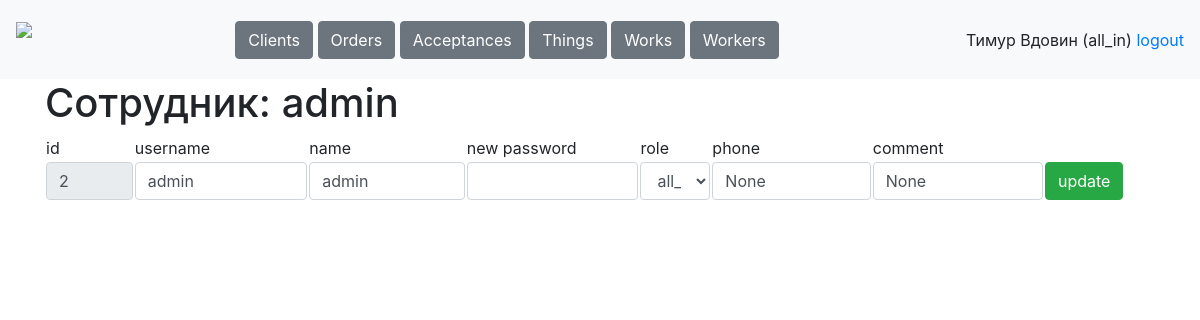
/tables/workers/2 (signed in), run on the app's committed database.
### data/tables.py (models this page shows, shortened)
class Worker(db_session.SqlAlchemyBase, SerializerMixin, UserMixin):
    __tablename__ = 'workers'
    id = Column(sqlalchemy.Integer, primary_key=True, autoincrement=True)
    username = Column(sqlalchemy.String, nullable=True)
    name = Column(sqlalchemy.String, nullable=True)
    password = Column(sqlalchemy.String, nullable=True)
    role = Column(sqlalchemy.String, nullable=True)
    phone = Column(sqlalchemy.String, nullable=True)
    comment = Column(sqlalchemy.String, nullable=True)
    works = orm.relationship('Work', back_populates='worker')
    acceptances = orm.relationship('Acceptance', back_populates='worker')

### main.py (the view)
@app.route('/tables/workers/<int:worker_id>', methods=['GET', 'POST'])
@stuff.login_and_role_required(current_user, '/tables/worker')
def worker(worker_id):
    if request.method == 'GET':
        return render_template('worker.html', user=current_user,
                               this_user=stuff.get_entry('workers', worker_id))
    elif request.method == 'POST':
        stuff.update_entry('workers', request.form)
        return redirect(f'/tables/workers')

### main.py (called while the page is built)
@login_manager.user_loader
def load_user(worker_id):
    db_sess = stuff.db_sess
    worker = db_sess.query(Worker).get(worker_id)
    return worker

### stuff.py (called while the page is built)
def is_role_acceptable(role, page):
    return True

def login_and_role_required(current_user, page):
    def wrapper(f):
        @wraps(f)
        def decorated_function(*args, **kwargs):
            if current_user.is_authenticated:
                if is_role_acceptable(current_user.role, page):
                    return f(*args, **kwargs)
                return redirect('/dashboard')
            resp = redirect('/login')
            return resp
        return decorated_function
    return wrapper

def get_entry(table, entry_id):
    if table == 'clients':
        return db_sess.query(Client).get(entry_id)
    elif table == 'orders':
        return db_sess.query(Order).get(entry_id)
    elif table == 'acceptances':
        return db_sess.query(Acceptance).get(entry_id)
    elif table == 'things':
        return db_sess.query(Thing).get(entry_id)
    elif table == 'works':
        return db_sess.query(Work).get(entry_id)
    elif table == 'workers':
        return db_sess.query(Worker).get(entry_id)

### templates/worker.html (shortened to what this page needs)
{% extends "base.html"%}
{% block content %}
<h1>Сотрудник: {{this_user.name}}</h1>
<form method="post">
<table>
    <tr>
        <td width="8%">id</td>
        <td>username</td>
        <td>name</td>
        <td>new password</td>
        <td>role</td>
        <td>phone</td>
        <td>comment</td>
    </tr>
    <tr>
        <td width="8%"><input class="form-control" value="{{this_user.id}}" name="id" readonly></td>
        <td><input class="form-control" value="{{this_user.username}}" name="username"></td>
        <td><input class="form-control" value="{{this_user.name}}" name="name"></td>
        <td><input class="form-control" name="new_password"></td>
        <td><select class="form-control" name="role">
            {% for role in ['manager', 'courier', 'worker', 'all_in'] %}
            {% if role == this_user.role %}
            <option selected>{{role}}</option>
            {% else %}
            <option>{{role}}</option>
            {% endif %}
            {% endfor %}
        </select></td>
        <td><input class="form-control" value="{{this_user.phone}}" name="phone"></td>
        <td><input class="form-control" value="{{this_user.comment}}" name="comment"></td>
        <td width="10%"><button type="submit" class="btn btn-success">update</button></td>
    </tr>
</table>
</form><br>
{% endblock %}

### templates/base.html (shortened to what this page needs)
<!doctype html>
<html>
<head>
    <link rel="stylesheet"
          href="https://stackpath.bootstrapcdn.com/bootstrap/4.4.1/css/bootstrap.min.css"
>
    <link rel="stylesheet" href="static/css/style.css" />
</head>
<body>
<header>
    <nav class="navbar navbar-light bg-light">
        <a class="navbar-brand" style="height: 63px;" href="/dashboard"><img height="63px" src="/static/icons/logo.png"></a>
        <div>
            {% if user.role == "manager" %}
                <a class="btn btn-secondary" href="/tables/clients" role="button">Clients</a>
                <a class="btn btn-secondary" href="/tables/orders" role="button">Orders</a>
            {% elif user.role == "courier" %}
                <a class="btn btn-secondary" href="/tables/orders" role="button">Orders</a>
                <a class="btn btn-secondary" href="/tables/acceptances" role="button">Acceptances</a>
                <a class="btn btn-secondary" href="/tables/things" role="button">Things</a>
            {% elif user.role == "worker" %}
                <a class="btn btn-secondary" href="/tables/acceptances" role="button">Acceptances</a>
                <a class="btn btn-secondary" href="/tables/works" role="button">Works</a>
            {% else %}
                <a class="btn btn-secondary" href="/tables/clients" role="button">Clients</a>
                <a class="btn btn-secondary" href="/tables/orders" role="button">Orders</a>
                <a class="btn btn-secondary" href="/tables/acceptances" role="button">Acceptances</a>
                <a class="btn btn-secondary" href="/tables/things" role="button">Things</a>
                <a class="btn btn-secondary" href="/tables/works" role="button">Works</a>
                <a class="btn btn-secondary" href="/tables/workers" role="button">Workers</a>
            {% endif %}
        </div>
        <div>
            <a>{{user.name}} ({{user.role}})</a>
            <a href="/logout">logout</a>
        </div>
    </nav>
</header>
<main role="main" class="container">
    {% block content %}{% endblock %}
</main>
</body>
</html>

### data on the page
Worker: name "Тимур Вдовин", role "all_in"
Worker: name "admin", id "2", username "admin", role "all_in", phone "None", comment "None"
